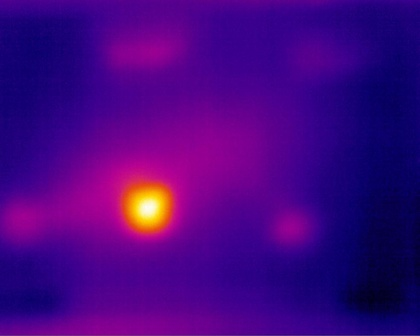
%> input picture DamageDensity/oriimg/12inch-1323-2rd.jpg, 420 x 336 px, shrunk from 984 x 788 before the run
$ octave segmentmain.m   (GNU Octave 9; MATLAB toolbox functions it lacks are replaced by stand-ins)
%> lines starting %> are read from the running program, lines starting %| are printed output that depends on the picture; in (x1, y1, x2, y2) boxes, pixels count from 0 and x2, y2 are one past the last pixel; in counts of white or black regions, pixels touching at a corner belong together; the program's own positions count from 1
### DamageDensity/bini.m
function [image1] = bini(image)
%UNTITLED3 ??????????????????
%   ????????????
[m,n]=size(image);
for i=1:m
    for j=1:n
        if image(i,j)>0
            image1(i,j)=1;
        else
            image1(i,j)=0;

        end

    end
end
end

### DamageDensity/segmentmain.m
%???
clear
[file_name, pathname] = uigetfile( '*.*','????????????');
%> the answer given: oriimg/12inch-1323-2rd.jpg
img = imread([pathname,'/',file_name]);      %??????
%> img is the input picture: size 336x420x3 uint8; mean R, G, B 70.2, 3.2, 129.7
% img=imread('??12.jpg');
img1=rgb2gray(img);
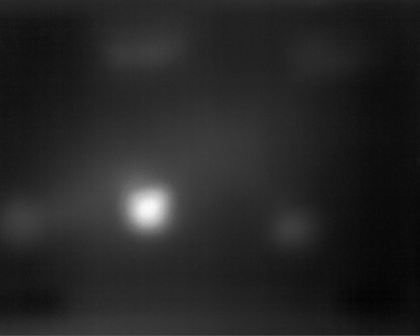
%> img1: size 336x420 uint8; min 3, max 251, mean 37.7
img2=img1;
%[a,h]=contour(img,[133,133]);
%subplot(111),a;
b=img(:,:,2);
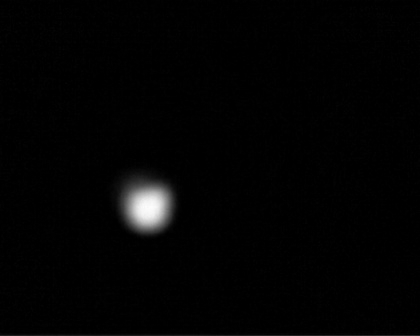
%> b: size 336x420 uint8; min 0, max 252, mean 3.2


[m,n]=size(b);
%> m = 336; n = 420
c=zeros(m,n);
d=zeros(m,n);
e=zeros(m,n);
g=zeros(m,n);
for i=1:m
    for j=1:n
        if b(i,j)<120
            c(i,j)=b(i,j);
        else
            d(i,j)=b(i,j);
        end
    end
end
for i=1:m
    for j=1:n
        if c(i,j)>80
            e(i,j)=0;
        else
            e(i,j)=c(i,j);
        end
        if c(i,j)>90
            g(i,j)=0;
        else
            g(i,j)=c(i,j);
        end
    end
end
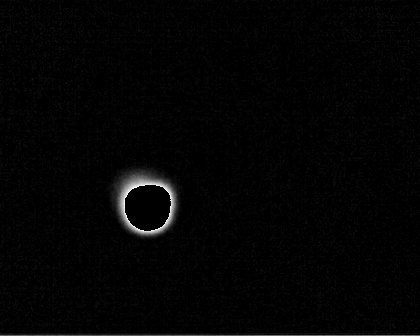
%> e: size 336x420 double; min 0, max 80, mean 1.2; drawn with min black and max white
f(:,:,1)=g*255;
f(:,:,2)=(c-e)*255;
f(:,:,3)=0;
%> f: size 336x420x3 double
f1=rgb2gray(f);
for i=1:m
    for j=1:n
        if 255*f1(i,j)==0
        else
            img1(i,j)=0;

        end

    end
end
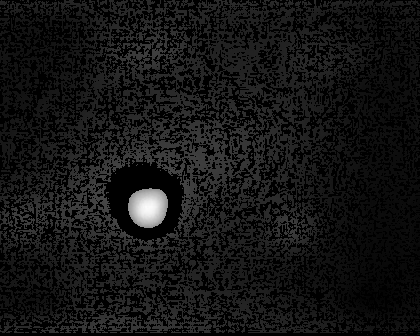
%> img1: size 336x420 uint8; min 0, max 251, mean 19.7
bl=bini(f(:,:,1));
%> after the loop in bini, `for i=1:m`:
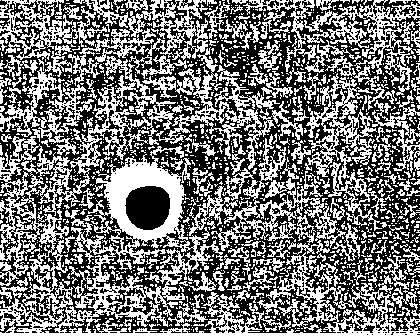
%> image1: size 336x420 double; values 0 (black) and 1 (white), 46.3% white in thin lines or dots
L= bwlabel(bl,4);

figure,imshow(c);
figure,imshow(d);
figure,imshow(e);
[B,L] = bwboundaries(bl,'noholes');
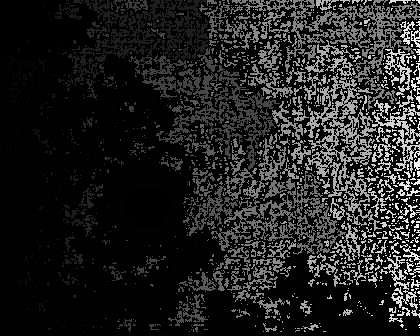
%> L: size 336x420 double; min 0, max 1331, mean 172.8; drawn with min black and max white
%> B = 1331 boundaries; largest, box (x1, y1, x2, y2) and points: (0, 56, 420, 336) 9001, (243, 0, 420, 110) 2115, (68, 0, 208, 86) 1863, (156, 47, 280, 170) 1769, (305, 73, 382, 231) 1767
total = bwarea(bl);
%> total = 68553.8
ff(:,:,1)=floor(img1);
ff(:,:,2)=floor(img1);
ff(:,:,3)=floor(img1);
%subplot(414),imshow(ff+uint8(f));
figure,imshow(ff+uint8(f));
%> after `imshow(ff+uint8(f))`:
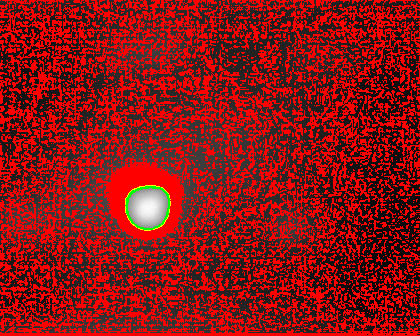
%> displayed picture: size 336x420x3, on the screen's scale of 0 to 255; mean R, G, B 137.8, 20.5, 19.7
% [6 lines of commented-out code are left out]

$ run again, on DamageDensity/oriimg/18inch-1378-2rd.jpg
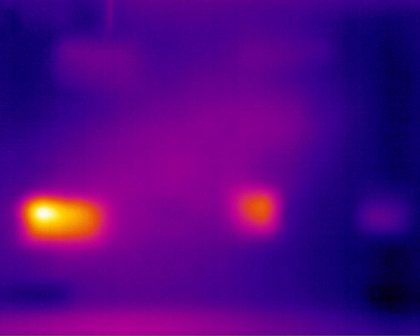
%> input picture DamageDensity/oriimg/18inch-1378-2rd.jpg, 420 x 336 px, shrunk from 984 x 788 before the run
%> img is the input picture: size 336x420x3 uint8; mean R, G, B 81.1, 4, 131.1
%> after the loop in bini, `for i=1:m`:
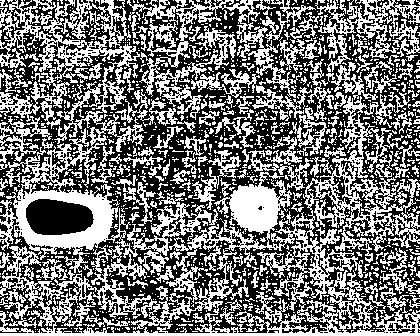
%> image1: size 336x420 double; values 0 (black) and 1 (white), 46.1% white in thin lines or dots
%> B = 1256 boundaries; largest, box (x1, y1, x2, y2) and points: (0, 0, 420, 336) 15817, (127, 0, 302, 120) 3088, (315, 0, 420, 72) 1279, (0, 67, 70, 129) 630, (0, 116, 52, 163) 497
%> total = 68071.1
%> `imshow(ff+uint8(f))`:
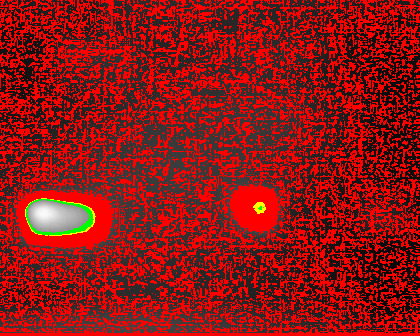
%> displayed picture: size 336x420x3, on the screen's scale of 0 to 255; mean R, G, B 139.3, 23.1, 21.8
